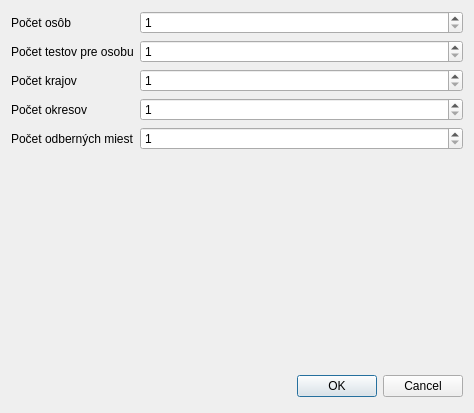
<?xml version="1.0" encoding="UTF-8"?>
<ui version="4.0">
 <class>Dialog_generator</class>
 <widget class="QDialog" name="Dialog_generator">
  <property name="geometry">
   <rect>
    <x>0</x>
    <y>0</y>
    <width>474</width>
    <height>413</height>
   </rect>
  </property>
  <property name="windowTitle">
   <string>Dialog</string>
  </property>
  <layout class="QGridLayout" name="gridLayout">
   <item row="4" column="1">
    <widget class="QSpinBox" name="spinBox_5">
     <property name="sizePolicy">
      <sizepolicy hsizetype="Expanding" vsizetype="Fixed">
       <horstretch>0</horstretch>
       <verstretch>0</verstretch>
      </sizepolicy>
     </property>
     <property name="minimum">
      <number>1</number>
     </property>
     <property name="maximum">
      <number>1000</number>
     </property>
    </widget>
   </item>
   <item row="0" column="1">
    <widget class="QSpinBox" name="spinBox">
     <property name="minimum">
      <number>1</number>
     </property>
     <property name="maximum">
      <number>1000</number>
     </property>
    </widget>
   </item>
   <item row="1" column="1">
    <widget class="QSpinBox" name="spinBox_2">
     <property name="minimum">
      <number>1</number>
     </property>
     <property name="maximum">
      <number>1000</number>
     </property>
    </widget>
   </item>
   <item row="2" column="1">
    <widget class="QSpinBox" name="spinBox_3">
     <property name="minimum">
      <number>1</number>
     </property>
     <property name="maximum">
      <number>1000</number>
     </property>
    </widget>
   </item>
   <item row="3" column="1">
    <widget class="QSpinBox" name="spinBox_4">
     <property name="minimum">
      <number>1</number>
     </property>
     <property name="maximum">
      <number>1000</number>
     </property>
    </widget>
   </item>
   <item row="0" column="0">
    <widget class="QLabel" name="label">
     <property name="text">
      <string>Počet osôb</string>
     </property>
    </widget>
   </item>
   <item row="1" column="0">
    <widget class="QLabel" name="label_2">
     <property name="text">
      <string>Počet testov pre osobu</string>
     </property>
    </widget>
   </item>
   <item row="2" column="0">
    <widget class="QLabel" name="label_3">
     <property name="text">
      <string>Počet krajov</string>
     </property>
    </widget>
   </item>
   <item row="3" column="0">
    <widget class="QLabel" name="label_4">
     <property name="text">
      <string>Počet okresov</string>
     </property>
    </widget>
   </item>
   <item row="4" column="0">
    <widget class="QLabel" name="label_5">
     <property name="text">
      <string>Počet odberných miest</string>
     </property>
    </widget>
   </item>
   <item row="6" column="0" colspan="2">
    <layout class="QHBoxLayout">
     <property name="spacing">
      <number>6</number>
     </property>
     <property name="margin" stdset="0">
      <number>0</number>
     </property>
     <item>
      <spacer>
       <property name="orientation">
        <enum>Qt::Horizontal</enum>
       </property>
       <property name="sizeHint" stdset="0">
        <size>
         <width>131</width>
         <height>31</height>
        </size>
       </property>
      </spacer>
     </item>
     <item>
      <widget class="QPushButton" name="okButton">
       <property name="text">
        <string>OK</string>
       </property>
      </widget>
     </item>
     <item>
      <widget class="QPushButton" name="cancelButton">
       <property name="text">
        <string>Cancel</string>
       </property>
      </widget>
     </item>
    </layout>
   </item>
   <item row="5" column="0" colspan="2">
    <spacer name="verticalSpacer">
     <property name="orientation">
      <enum>Qt::Vertical</enum>
     </property>
     <property name="sizeHint" stdset="0">
      <size>
       <width>20</width>
       <height>40</height>
      </size>
     </property>
    </spacer>
   </item>
  </layout>
 </widget>
 <tabstops>
  <tabstop>spinBox</tabstop>
  <tabstop>spinBox_2</tabstop>
  <tabstop>spinBox_3</tabstop>
  <tabstop>spinBox_4</tabstop>
  <tabstop>spinBox_5</tabstop>
  <tabstop>okButton</tabstop>
  <tabstop>cancelButton</tabstop>
 </tabstops>
 <resources/>
 <connections>
  <connection>
   <sender>okButton</sender>
   <signal>clicked()</signal>
   <receiver>Dialog_generator</receiver>
   <slot>accept()</slot>
   <hints>
    <hint type="sourcelabel">
     <x>278</x>
     <y>253</y>
    </hint>
    <hint type="destinationlabel">
     <x>96</x>
     <y>254</y>
    </hint>
   </hints>
  </connection>
  <connection>
   <sender>cancelButton</sender>
   <signal>clicked()</signal>
   <receiver>Dialog_generator</receiver>
   <slot>reject()</slot>
   <hints>
    <hint type="sourcelabel">
     <x>369</x>
     <y>253</y>
    </hint>
    <hint type="destinationlabel">
     <x>179</x>
     <y>282</y>
    </hint>
   </hints>
  </connection>
 </connections>
</ui>
